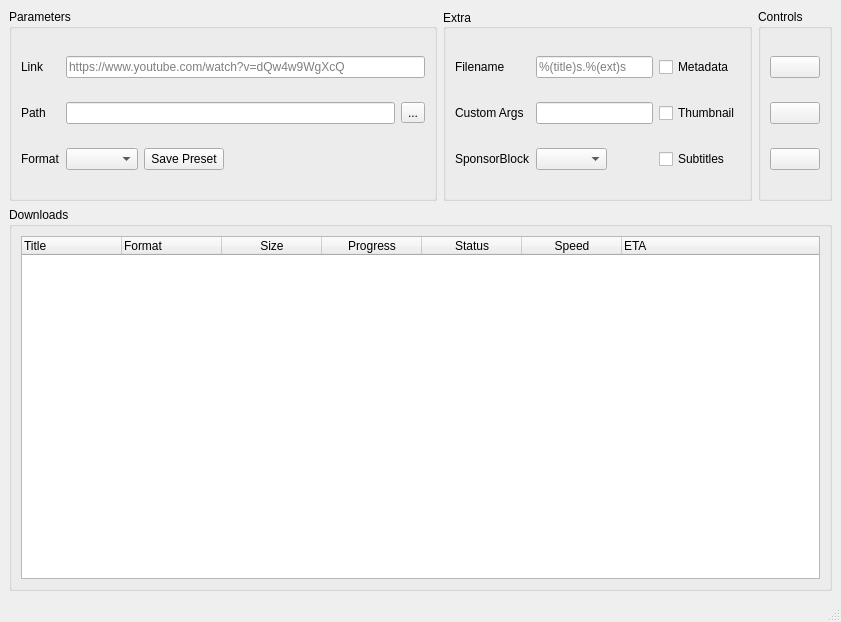
<?xml version="1.0" encoding="UTF-8"?>
<ui version="4.0">
 <class>MainWindow</class>
 <widget class="QMainWindow" name="MainWindow">
  <property name="geometry">
   <rect>
    <x>0</x>
    <y>0</y>
    <width>841</width>
    <height>622</height>
   </rect>
  </property>
  <property name="windowTitle">
   <string>yt-dlp-gui</string>
  </property>
  <property name="windowIcon">
   <iconset resource="assets/icons.qrc">
    <normaloff>:/icon/yt-dlp-gui.ico</normaloff>:/icon/yt-dlp-gui.ico</iconset>
  </property>
  <widget class="QWidget" name="centralwidget">
   <property name="font">
    <font>
     <pointsize>9</pointsize>
    </font>
   </property>
   <layout class="QGridLayout" name="gridLayout" rowstretch="1,2" columnstretch="1,0,0">
    <item row="0" column="2">
     <widget class="QGroupBox" name="gb_controls">
      <property name="title">
       <string>Controls</string>
      </property>
      <layout class="QVBoxLayout" name="verticalLayout_2">
       <item>
        <widget class="QPushButton" name="pb_add">
         <property name="toolTip">
          <string>&lt;html&gt;&lt;head/&gt;&lt;body&gt;&lt;p&gt;Add&lt;/p&gt;&lt;/body&gt;&lt;/html&gt;</string>
         </property>
         <property name="text">
          <string/>
         </property>
         <property name="icon">
          <iconset resource="assets/icons.qrc">
           <normaloff>:/buttons/add.png</normaloff>:/buttons/add.png</iconset>
         </property>
         <property name="iconSize">
          <size>
           <width>20</width>
           <height>20</height>
          </size>
         </property>
        </widget>
       </item>
       <item>
        <widget class="QPushButton" name="pb_clear">
         <property name="toolTip">
          <string>&lt;html&gt;&lt;head/&gt;&lt;body&gt;&lt;p&gt;Clear&lt;/p&gt;&lt;/body&gt;&lt;/html&gt;</string>
         </property>
         <property name="text">
          <string/>
         </property>
         <property name="icon">
          <iconset resource="assets/icons.qrc">
           <normaloff>:/buttons/clear.png</normaloff>:/buttons/clear.png</iconset>
         </property>
         <property name="iconSize">
          <size>
           <width>20</width>
           <height>20</height>
          </size>
         </property>
        </widget>
       </item>
       <item>
        <widget class="QPushButton" name="pb_download">
         <property name="toolTip">
          <string>&lt;html&gt;&lt;head/&gt;&lt;body&gt;&lt;p&gt;Download&lt;/p&gt;&lt;/body&gt;&lt;/html&gt;</string>
         </property>
         <property name="text">
          <string/>
         </property>
         <property name="icon">
          <iconset resource="assets/icons.qrc">
           <normaloff>:/buttons/download.png</normaloff>:/buttons/download.png</iconset>
         </property>
         <property name="iconSize">
          <size>
           <width>20</width>
           <height>20</height>
          </size>
         </property>
        </widget>
       </item>
      </layout>
     </widget>
    </item>
    <item row="1" column="0" colspan="3">
     <widget class="QGroupBox" name="gb_status">
      <property name="title">
       <string>Downloads</string>
      </property>
      <layout class="QGridLayout" name="gridLayout_3">
       <item row="0" column="0">
        <widget class="QTreeWidget" name="tw">
         <attribute name="headerVisible">
          <bool>true</bool>
         </attribute>
         <column>
          <property name="text">
           <string>Title</string>
          </property>
         </column>
         <column>
          <property name="text">
           <string>Format</string>
          </property>
         </column>
         <column>
          <property name="text">
           <string>Size</string>
          </property>
          <property name="textAlignment">
           <set>AlignCenter</set>
          </property>
         </column>
         <column>
          <property name="text">
           <string>Progress</string>
          </property>
          <property name="textAlignment">
           <set>AlignCenter</set>
          </property>
         </column>
         <column>
          <property name="text">
           <string>Status</string>
          </property>
          <property name="textAlignment">
           <set>AlignCenter</set>
          </property>
         </column>
         <column>
          <property name="text">
           <string>Speed</string>
          </property>
          <property name="textAlignment">
           <set>AlignCenter</set>
          </property>
         </column>
         <column>
          <property name="text">
           <string>ETA</string>
          </property>
         </column>
        </widget>
       </item>
      </layout>
     </widget>
    </item>
    <item row="0" column="1">
     <widget class="QGroupBox" name="gb_embeds">
      <property name="title">
       <string>Extra</string>
      </property>
      <property name="alignment">
       <set>Qt::AlignmentFlag::AlignLeading|Qt::AlignmentFlag::AlignLeft|Qt::AlignmentFlag::AlignVCenter</set>
      </property>
      <property name="flat">
       <bool>false</bool>
      </property>
      <property name="checkable">
       <bool>false</bool>
      </property>
      <layout class="QGridLayout" name="gridLayout_2">
       <item row="1" column="1" colspan="2">
        <widget class="QLineEdit" name="le_cargs">
         <property name="clearButtonEnabled">
          <bool>true</bool>
         </property>
        </widget>
       </item>
       <item row="1" column="3">
        <widget class="QCheckBox" name="cb_thumbnail">
         <property name="text">
          <string>Thumbnail</string>
         </property>
        </widget>
       </item>
       <item row="2" column="1">
        <widget class="QComboBox" name="dd_sponsorblock">
         <item>
          <property name="text">
           <string/>
          </property>
         </item>
         <item>
          <property name="text">
           <string>remove</string>
          </property>
         </item>
         <item>
          <property name="text">
           <string>mark</string>
          </property>
         </item>
        </widget>
       </item>
       <item row="1" column="0">
        <widget class="QLabel" name="lb_cargs">
         <property name="text">
          <string>Custom Args</string>
         </property>
        </widget>
       </item>
       <item row="2" column="3">
        <widget class="QCheckBox" name="cb_subtitles">
         <property name="text">
          <string>Subtitles</string>
         </property>
        </widget>
       </item>
       <item row="0" column="3">
        <widget class="QCheckBox" name="cb_metadata">
         <property name="text">
          <string>Metadata</string>
         </property>
        </widget>
       </item>
       <item row="0" column="1" colspan="2">
        <widget class="QLineEdit" name="le_filename">
         <property name="placeholderText">
          <string>%(title)s.%(ext)s</string>
         </property>
         <property name="clearButtonEnabled">
          <bool>true</bool>
         </property>
        </widget>
       </item>
       <item row="0" column="0">
        <widget class="QLabel" name="lb_filename">
         <property name="text">
          <string>Filename</string>
         </property>
        </widget>
       </item>
       <item row="2" column="0">
        <widget class="QLabel" name="label">
         <property name="text">
          <string>SponsorBlock</string>
         </property>
        </widget>
       </item>
       <item row="2" column="2">
        <spacer name="horizontalSpacer_2">
         <property name="orientation">
          <enum>Qt::Orientation::Horizontal</enum>
         </property>
         <property name="sizeHint" stdset="0">
          <size>
           <width>40</width>
           <height>20</height>
          </size>
         </property>
        </spacer>
       </item>
      </layout>
     </widget>
    </item>
    <item row="0" column="0">
     <widget class="QGroupBox" name="gb_params">
      <property name="title">
       <string>Parameters</string>
      </property>
      <layout class="QGridLayout" name="gridLayout_4" columnstretch="0,0,0,0,0,0,0" rowminimumheight="0,0,0">
       <item row="1" column="4">
        <widget class="QToolButton" name="tb_path">
         <property name="text">
          <string>...</string>
         </property>
        </widget>
       </item>
       <item row="0" column="0">
        <widget class="QLabel" name="lb_link">
         <property name="minimumSize">
          <size>
           <width>0</width>
           <height>0</height>
          </size>
         </property>
         <property name="text">
          <string>Link</string>
         </property>
        </widget>
       </item>
       <item row="0" column="1" colspan="4">
        <widget class="QLineEdit" name="le_link">
         <property name="placeholderText">
          <string>https://www.youtube.com/watch?v=dQw4w9WgXcQ</string>
         </property>
         <property name="clearButtonEnabled">
          <bool>true</bool>
         </property>
        </widget>
       </item>
       <item row="1" column="0">
        <widget class="QLabel" name="lb_path">
         <property name="minimumSize">
          <size>
           <width>0</width>
           <height>0</height>
          </size>
         </property>
         <property name="text">
          <string>Path</string>
         </property>
        </widget>
       </item>
       <item row="2" column="0">
        <widget class="QLabel" name="lb_format">
         <property name="minimumSize">
          <size>
           <width>0</width>
           <height>0</height>
          </size>
         </property>
         <property name="text">
          <string>Format</string>
         </property>
        </widget>
       </item>
       <item row="1" column="1" colspan="3">
        <widget class="QLineEdit" name="le_path">
         <property name="enabled">
          <bool>true</bool>
         </property>
         <property name="readOnly">
          <bool>true</bool>
         </property>
        </widget>
       </item>
       <item row="2" column="1">
        <widget class="QComboBox" name="dd_format"/>
       </item>
       <item row="2" column="2">
        <widget class="QPushButton" name="pb_save_preset">
         <property name="text">
          <string>Save Preset</string>
         </property>
        </widget>
       </item>
       <item row="2" column="3">
        <spacer name="horizontalSpacer">
         <property name="orientation">
          <enum>Qt::Orientation::Horizontal</enum>
         </property>
         <property name="sizeHint" stdset="0">
          <size>
           <width>40</width>
           <height>20</height>
          </size>
         </property>
        </spacer>
       </item>
      </layout>
     </widget>
    </item>
   </layout>
  </widget>
  <widget class="QStatusBar" name="statusBar"/>
 </widget>
 <tabstops>
  <tabstop>pb_add</tabstop>
  <tabstop>pb_clear</tabstop>
  <tabstop>pb_download</tabstop>
  <tabstop>tw</tabstop>
 </tabstops>
 <resources>
  <include location="assets/icons.qrc"/>
 </resources>
 <connections/>
</ui>
